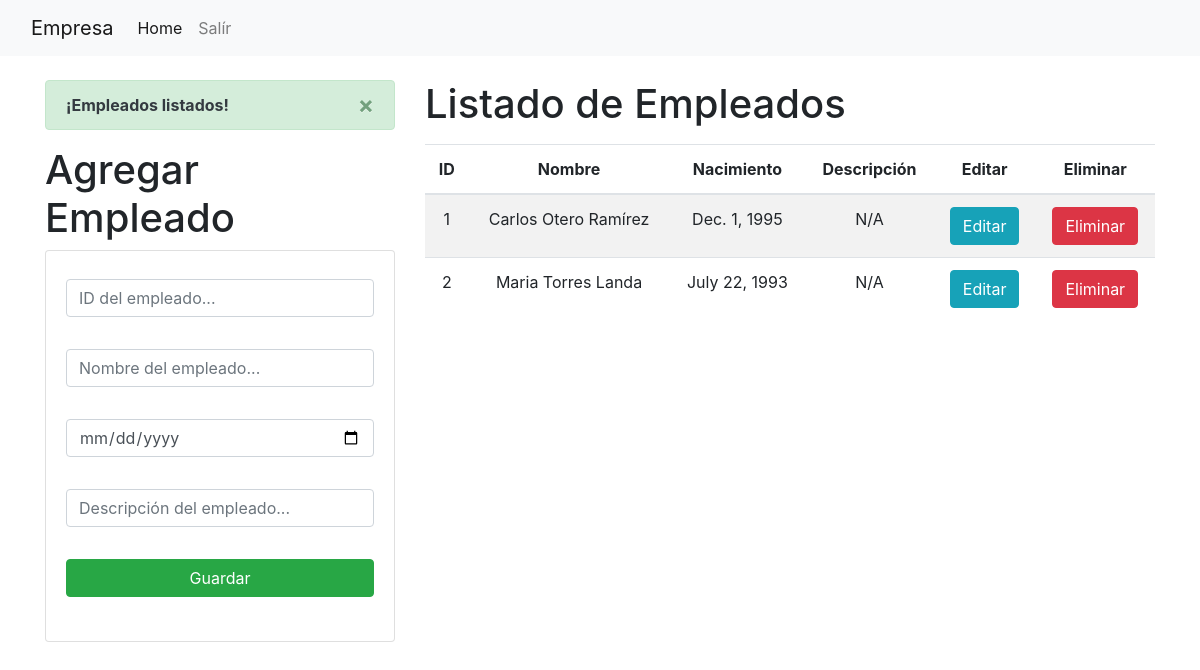
The page / on the database its author committed.
### Aplicaciones/RH/models.py (models this page shows, shortened)
class Empleado(models.Model):
	id_empleado = models.IntegerField(primary_key=True, max_length=5)
	nombre = models.CharField(max_length=100)
	nacimiento = models.DateField()
	descripcion = models.TextField(max_length=100)

### Aplicaciones/RH/views.py (the view)
# urls.py: path('', views.home),
def home(request):
	empleados_listado = Empleado.objects.all()
	messages.success(request, '¡Empleados listados!')
	return render(request, "empleado.html", {"empleados": empleados_listado})

### Aplicaciones/RH/templates/empleado.html (shortened to what this page needs)
{% extends "./header.html" %}
{% block body %}
<div class="row">
	<div class="col-sm 12 col-md 6 col-lg 4 col-xl-4">
		{% if messages %}
        {% for message in messages %}
        <div class="alert alert-dismissible alert-success">
            <button type="button" class="close" data-dismiss="alert">&times;</button>
            <strong class="text-dark">{{ message }}</strong>
        </div>
        {% endfor %}
        {% endif %}
		<h1>Agregar Empleado</h1>
		<div class="card">
			<div class="card-body">
				<form action="/insertarEmpleado/" method="POST">{% csrf_token %}
					<div class="form-group py-2">
						<input type="number" name="txtID" class="form-control" placeholder="ID del empleado..." minlength="1" maxlength="5" required>
					</div>
					<div class="form-group py-2">
						<input type="text" name="txtNombre" class="form-control" placeholder="Nombre del empleado..." minlength="1" maxlength="50" required>
					</div>
					<div class="form-group py-2">
						<input type="date" name="txtNacimiento" class="form-control" placeholder="Nacimiento del empleado..." required>
					</div>
					<div class="form-group py-2">
						<input type="text" name="txtDescripcion" class="form-control" placeholder="Descripción del empleado..." required>
					</div>
					<div class="form-group py-2">
						<button type="submit" class="btn btn-success btn-block text-white">Guardar</button>
					</div>
				</form>
			</div>
		</div>
	</div>
	<div class="col-sm 12 col-md 6 col-lg 8 col-xl-8">
		<h1>Listado de Empleados</h1>
		<div class="table-responsive py-2">
			<table class="table table-striped">
				<thead>
					<tr>
						<th>ID</th>
						<th>Nombre</th>
						<th>Nacimiento</th>
						<th>Descripción</th>
						<th>Editar</th>
						<th>Eliminar</th>
					</tr>
				</thead>
				<tbody>
					{% for c in empleados %}
					<tr>
						<td>{{c.id_empleado}}</td>
						<td>{{c.nombre}}</td>
						<td>{{c.nacimiento}}</td>
						<td>{{c.descripcion}}</td>
						<td><a href="edicionEmpleado/{{c.id_empleado}}" class="btn btn-info">Editar</a></td>
                        <td><a href="eliminarEmpleado/{{c.id_empleado}}" class="btn btn-danger btnEliminacion">Eliminar</a></td>
					</tr>
					{% endfor %}
				</tbody>
			</table>
		</div>
	</div>
</div>
{% endblock %}

### Aplicaciones/RH/templates/header.html (shortened to what this page needs)
<!DOCTYPE html>
<html>
<head>
	{% load static %}
	<link rel="stylesheet" href="https://cdn.jsdelivr.net/npm/bootstrap@4.5.3/dist/css/bootstrap.min.css"
>
	<link rel="stylesheet" type="text/css" href="{% static 'css/empleados.css' %}">
</head>
<body>
	<nav class="navbar navbar-expand-lg navbar-light bg-light">
	  <div class="container-fluid">
	    <a class="navbar-brand" href="#">Empresa</a>
	    <div class="collapse navbar-collapse" id="navbarNav">
	      <ul class="navbar-nav">
	        <li class="nav-item">
	          <a class="nav-link active" aria-current="page" href="#">Home</a>
	        </li>
	        <li class="nav-item">
	          <a class="nav-link" href="#">Salír</a>
	        </li>
	      </ul>
	    </div>
	  </div>
	</nav>
	<div class="container py-4">
		{% block body %}
		{% endblock %}
	</div>
</body>
</html>

### Aplicaciones/RH/static/css/empleados.css (style rules this page uses)
th, td { text-align: center; vertical-align: middle; }

### rows shown on the page
Empleado: id_empleado "1", nombre "Carlos Otero Ramírez", nacimiento "Dec. 1, 1995", descripcion "N/A"
Empleado: id_empleado "2", nombre "Maria Torres Landa", nacimiento "July 22, 1993", descripcion "N/A"

### other values the page prints
{{ message }} "¡Empleados listados!"
